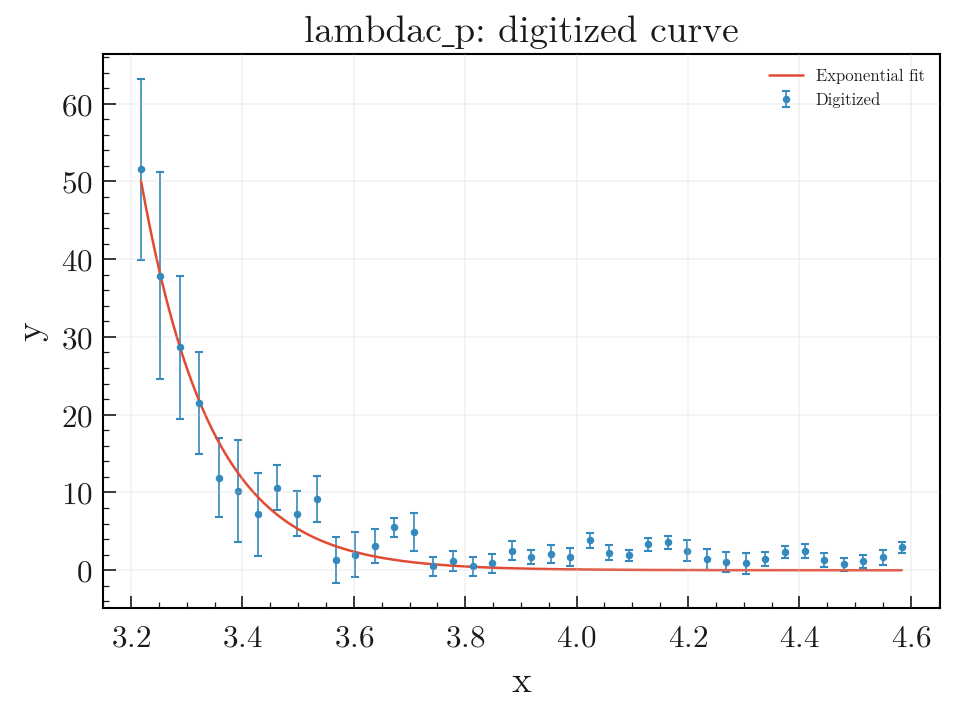
#> input picture inputs/digitized/lambdac_p_curve.png, 954 x 713 px, given in place of dsk.png, which was not available
$ python digitize.py
#> lines starting #> are read from the running program, lines starting #| are printed output that depends on the picture; after the words box and inside, x2 and y2 are one past the last pixel; in counts of white or black regions, pixels touching at a corner belong together; pictures that were not available may be replaced by others from this repository, and a replacement may not be noted
#!/usr/bin/env python3
"""Digitize invariant-mass spectra from reference plot images (run once; its curves are inputs of step 2).

Targets:
  inputs/digitize_plots/dsk.png      (black markers with errorbars)
  inputs/digitize_plots/lambdac_p.png (blue trace)

Writes inputs/digitized/ (JSON + CSV + overlay and curve PNGs). Run from the repository root:
  python3 inputs/digitize.py [--config config.yaml]
"""
from __future__ import annotations

import argparse
import json
from dataclasses import dataclass
from pathlib import Path

import matplotlib.pyplot as plt
import numpy as np
import pandas as pd
import yaml
from PIL import Image
from scipy import ndimage as ndi
from scipy.optimize import curve_fit

parser = argparse.ArgumentParser()
parser.add_argument("--config", default="config.yaml")
args = parser.parse_args()

with open(args.config) as _f:
    _cfg = yaml.safe_load(_f)

_d    = _cfg["digitize"]
_out = _figs = Path(__file__).resolve().parent / "digitized"
_out.mkdir(parents=True, exist_ok=True)


@dataclass
class SpectrumConfig:
    key: str
    image_path: Path
    color: str
    x_min: float
    x_max: float
    y_min: float
    y_max: float
    n_bins: int = 90
    min_pixels_per_col: int = 1
    inner_box_fracs: tuple | None = None


def _load_rgb(path):
    return np.asarray(Image.open(path).convert("RGB"), dtype=np.uint8)


def _detect_plot_box(rgb):
    gray = np.dot(rgb[..., :3], np.array([0.299, 0.587, 0.114]))
    dark = gray < 80.0
    row_thr = max(40, int(0.12 * dark.shape[1]))
    col_thr = max(40, int(0.12 * dark.shape[0]))
    row_idx = np.where(dark.sum(axis=1) >= row_thr)[0]
    col_idx = np.where(dark.sum(axis=0) >= col_thr)[0]
    if len(row_idx) == 0 or len(col_idx) == 0:
        raise RuntimeError("Could not infer plot box from axis lines.")
    y0, y1 = int(row_idx.min()), int(row_idx.max())
    x0, x1 = int(col_idx.min()), int(col_idx.max())
    pad = 2
    return x0 + pad, x1 - pad, y0 + pad, y1 - pad


def _apply_inner_box_fracs(box, fracs):
    if fracs is None:
        return box
    x0, x1, y0, y1 = box
    fx0, fx1, fy0, fy1 = fracs
    w, h = max(1, x1 - x0), max(1, y1 - y0)
    nx0 = max(x0, min(x0 + int(round(fx0 * w)), x1 - 1))
    nx1 = max(nx0 + 1, min(x0 + int(round(fx1 * w)), x1))
    ny0 = max(y0, min(y0 + int(round(fy0 * h)), y1 - 1))
    ny1 = max(ny0 + 1, min(y0 + int(round(fy1 * h)), y1))
    return nx0, nx1, ny0, ny1


def _color_mask(rgb, color):
    r, g, b = [rgb[..., i].astype(np.int16) for i in range(3)]
    if color == "red":
        return (r > 150) & (r - g > 45) & (r - b > 45)
    if color == "blue":
        return (b > 150) & (b - r > 45) & (b - g > 45)
    if color == "black":
        return (r < 70) & (g < 70) & (b < 70) & (np.abs(r - g) < 20) & (np.abs(r - b) < 20)
    raise ValueError(f"Unsupported color: {color}")


# [83 lines left out: function _digitize_trace, not called in this run]


def _extract_dsk_points(rgb, box):
    x0, x1, y0, y1 = box
    roi = rgb[y0:y1 + 1, x0:x1 + 1]
    black = _color_mask(roi, "black")
    red = _color_mask(roi, "red")
    if np.any(red):
        black &= ~ndi.binary_dilation(red, iterations=2)

    # Remove thin lines (error bars, axes) and keep compact marker cores.
    core = ndi.binary_opening(black, structure=np.ones((3, 3), dtype=bool))
    core = ndi.binary_closing(core, structure=np.ones((3, 3), dtype=bool))

    lab, n = ndi.label(core)
    if n <= 0:
        raise RuntimeError("No dsk marker candidates found.")
    objs = ndi.find_objects(lab)
    pts = []
    for i, s in enumerate(objs, start=1):
        if s is None:
            continue
        blob = lab[s] == i
        area = int(blob.sum())
        h = int(s[0].stop - s[0].start)
        w = int(s[1].stop - s[1].start)
        if area < 6 or area > 240:
            continue
        asp = max(w / max(h, 1), h / max(w, 1))
        if asp > 2.6:
            continue
        yy, xx = np.where(blob)
        cx = float(xx.mean() + s[1].start)
        cy = float(yy.mean() + s[0].start)
        pts.append((cx, cy))
    if len(pts) < 10:
        raise RuntimeError("Too few dsk marker candidates after filtering.")

    pts.sort(key=lambda t: t[0])
    merged = []
    for cx, cy in pts:
        if not merged or abs(cx - merged[-1][0]) > 8.0:
            merged.append([cx, cy, 1.0])
        else:
            m = merged[-1]
            wgt = m[2] + 1.0
            m[0] = (m[0] * m[2] + cx) / wgt
            m[1] = (m[1] * m[2] + cy) / wgt
            m[2] = wgt

    arr = np.asarray([[m[0], m[1]] for m in merged], dtype=float)
    x_px = arr[:, 0] + x0
    y_px = arr[:, 1] + y0

    # Estimate y-error from the vertical span of nearby black pixels in the full mask.
    yerr_px = np.empty_like(x_px)
    for i, (xp, yp) in enumerate(zip(x_px, y_px)):
        xr = int(np.clip(round(xp - x0), 0, black.shape[1] - 1))
        xl = max(0, xr - 1)
        xh = min(black.shape[1], xr + 2)
        ys = np.where(np.any(black[:, xl:xh], axis=1))[0]
        if ys.size == 0:
            yerr_px[i] = 1.0
            continue
        # Keep pixels local to the marker center to avoid distant text/axes.
        ys = ys[np.abs(ys - (yp - y0)) < 60]
        if ys.size == 0:
            yerr_px[i] = 1.0
            continue
        yerr_px[i] = max(1.0, 0.5 * float(ys.max() - ys.min()))

    x_norm = (x_px - x0) / max(1.0, x1 - x0)
    y_norm = 1.0 - (y_px - y0) / max(1.0, y1 - y0)
    yerr_norm = yerr_px / max(1.0, y1 - y0)
    df = (
        pd.DataFrame(
            {
                "x_px": x_px,
                "y_px": y_px,
                "yerr_px": yerr_px,
                "x_norm": x_norm,
                "y_norm": y_norm,
                "yerr_norm": yerr_norm,
            }
        )
        .sort_values("x_px", kind="mergesort")
        .reset_index(drop=True)
    )
    # Remove spurious points from the top-right panel label/graphics region.
    keep = ~((df["x_norm"] > 0.80) & (df["y_norm"] > 0.45))
    return df.loc[keep].reset_index(drop=True)


# [180 lines left out: functions _extract_red_histogram, _plot_overlay, _plot_curve, _estimate_trace_yerr_px, _add_physical_axes, not called in this run]


def _run_spectrum(scfg, out_data, out_figs):
    rgb = _load_rgb(scfg.image_path)
    box = _apply_inner_box_fracs(_detect_plot_box(rgb), scfg.inner_box_fracs)
#> in _detect_plot_box, `dark = gray < 80.0`:
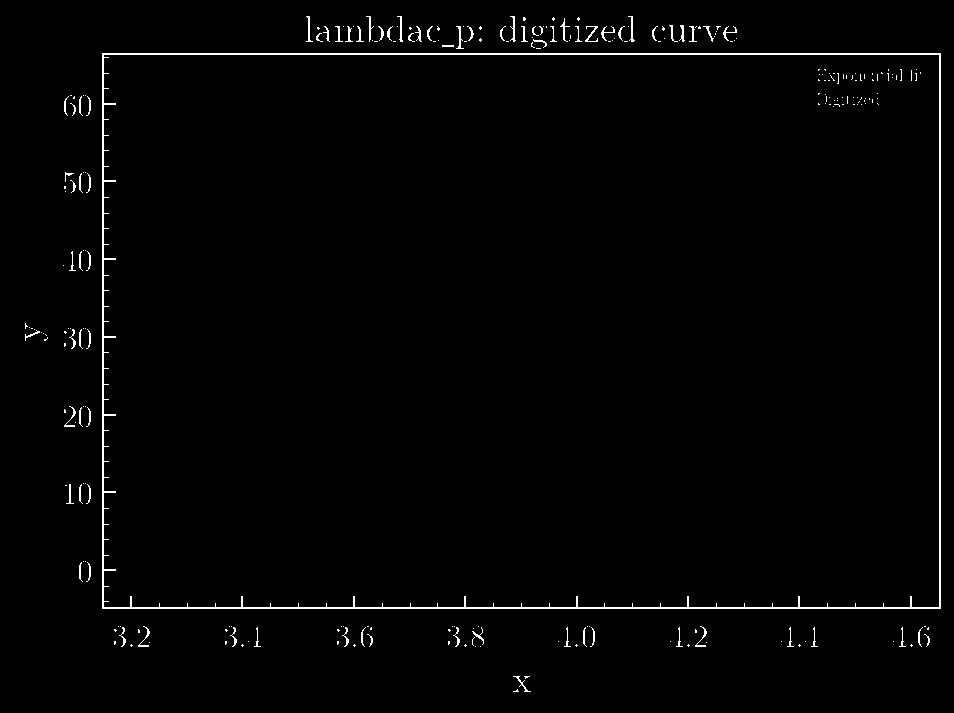
#> dark: shape (713, 954) bool; 1.4% white in thin lines or dots
#> in _detect_plot_box, `row_idx = np.where(dark.sum(axis=1) >= row_thr)[0]`: row_idx = [26, 41, 53, 54, 607, 608]
#> in _detect_plot_box, `col_idx = np.where(dark.sum(axis=0) >= col_thr)[0]`: col_idx = [79, 80, 89, 102, 103, 939, 940]
#> in _detect_plot_box, `y0, y1 = int(row_idx.min()), int(row_idx.max())`: y0 = 26; y1 = 608
#> in _detect_plot_box, `x0, x1 = int(col_idx.min()), int(col_idx.max())`: x0 = 79; x1 = 940
#> in _apply_inner_box_fracs, `x0, x1, y0, y1 = box`: x0 = 81; x1 = 938; y0 = 28; y1 = 606
#> in _apply_inner_box_fracs, `w, h = max(1, x1 - x0), max(1, y1 - y0)`: w = 857; h = 578
#> in _apply_inner_box_fracs, `nx0 = max(x0, min(x0 + int(round(fx0 * w)), x1 - 1))`: nx0 = 180
#> in _apply_inner_box_fracs, `nx1 = max(nx0 + 1, min(x0 + int(round(fx1 * w)), x1))`: nx1 = 938
#> in _apply_inner_box_fracs, `ny0 = max(y0, min(y0 + int(round(fy0 * h)), y1 - 1))`: ny0 = 28
#> in _apply_inner_box_fracs, `ny1 = max(ny0 + 1, min(y0 + int(round(fy1 * h)), y1))`: ny1 = 519
    if scfg.key == "dsk":
        pts = _extract_dsk_points(rgb, box)
    else:
        pts = _digitize_trace(rgb, box, scfg.color, scfg.n_bins, scfg.min_pixels_per_col)
    if scfg.key in {"lambdac_p", "dsk"} and "yerr_norm" not in pts.columns:
        yerr_px = _estimate_trace_yerr_px(pts, min_px=1.0)
        x0, x1, y0, y1 = box
        pts["yerr_px"] = yerr_px
        pts["yerr_norm"] = yerr_px / max(1.0, y1 - y0)
    pts = _add_physical_axes(pts, scfg)

    stem = scfg.key
    csv_path     = out_data / f"{stem}_digitized.csv"
    json_path    = out_data / f"{stem}_digitized.json"
    overlay_path = out_figs / f"{stem}_overlay.png"
    curve_path   = out_figs / f"{stem}_curve.png"

    bkg_df = None
    if scfg.key == "dsk":
        bkg_df = _extract_red_histogram(rgb, box, scfg)
        bkg_df.attrs["scfg_x_min"] = scfg.x_min
        bkg_df.attrs["scfg_x_max"] = scfg.x_max
        bkg_df.attrs["scfg_y_min"] = scfg.y_min
        bkg_df.attrs["scfg_y_max"] = scfg.y_max
        print(f"[dsk] background: {len(bkg_df)} bins digitized")

        # Interpolate background at each data point x and subtract.
        bkg_x_mid = bkg_df["x_mid"].to_numpy()
        bkg_y     = bkg_df["y"].to_numpy()
        data_x    = pts["x"].to_numpy()
        bkg_at_data = np.interp(data_x, bkg_x_mid, bkg_y,
                                left=bkg_y[0], right=bkg_y[-1])
        pts["y_raw"]    = pts["y"]
        pts["y_bkg"]    = bkg_at_data
        pts["y"]        = np.clip(pts["y"] - bkg_at_data, 0.0, None)

        bkg_df.to_csv(out_data / f"{stem}_background.csv", index=False)
        (out_data / f"{stem}_background.json").write_text(json.dumps({
            "key": f"{stem}_background",
            "n_bins": int(len(bkg_df)),
            "bins": bkg_df.to_dict(orient="records"),
        }, indent=2))
        print(f"[dsk] background → {out_data / f'{stem}_background.csv'}")

    pts.to_csv(csv_path, index=False)
    json_path.write_text(json.dumps({
        "key":          scfg.key,
        "image_path":   str(scfg.image_path),
        "axis_ranges":  {"x_min": scfg.x_min, "x_max": scfg.x_max, "y_min": scfg.y_min, "y_max": scfg.y_max},
        "plot_box_px":  {"x0": box[0], "x1": box[1], "y0": box[2], "y1": box[3]},
        "n_points":     int(len(pts)),
        "background_subtracted": scfg.key == "dsk",
        "points":       pts.to_dict(orient="records"),
    }, indent=2))

    _plot_overlay(rgb, box, pts, overlay_path, f"{stem}: extracted points overlay", bkg_df=bkg_df)
    xf, yf = _plot_curve(pts, curve_path, f"{stem}: digitized curve (bkg subtracted)" if scfg.key == "dsk" else f"{stem}: digitized curve", stem)
    if xf is not None and yf is not None:
        x_pts = pts["x"].to_numpy(float) if "x" in pts.columns else pts["x_norm"].to_numpy(float)
        pts["y_fit"] = np.interp(x_pts, xf, yf, left=0.0, right=0.0)
        pts.to_csv(csv_path, index=False)
    print(f"[{stem}] {len(pts)} points → {csv_path}, {overlay_path}, {curve_path}")
    return {"key": stem, "n_points": int(len(pts)),
            "csv": str(csv_path), "json": str(json_path)}


spectrum_configs = [
    SpectrumConfig(key="dsk",       image_path=Path(_d["dsk_plot"]),     color="black",
                   x_min=float(_d["dsk_x_min"]), x_max=float(_d["dsk_x_max"]),
                   y_min=float(_d["dsk_y_min"]), y_max=float(_d["dsk_y_max"]),
                   n_bins=90, inner_box_fracs=(0.115, 1, 0.0, 0.85)),
    SpectrumConfig(key="lambdac_p", image_path=Path(_d["lambdac_plot"]), color="blue",
                   x_min=float(_d["lambdac_x_min"]), x_max=float(_d["lambdac_x_max"]),
                   y_min=float(_d["lambdac_y_min"]), y_max=float(_d["lambdac_y_max"]),
                   n_bins=90, inner_box_fracs=(0.11, 1, 0.0, 0.96)),
]

results = [_run_spectrum(sc, _out, _figs)
           for sc in spectrum_configs]
#> in _run_spectrum, `box = _apply_inner_box_fracs(_detect_plot_box(rgb), scfg.inner_box_fra..`: box = (180, 938, 28, 519)
#> in _extract_dsk_points, `x0, x1, y0, y1 = box`: x0 = 180; x1 = 938; y0 = 28; y1 = 519
#> in _extract_dsk_points, `roi = rgb[y0:y1 + 1, x0:x1 + 1]`:
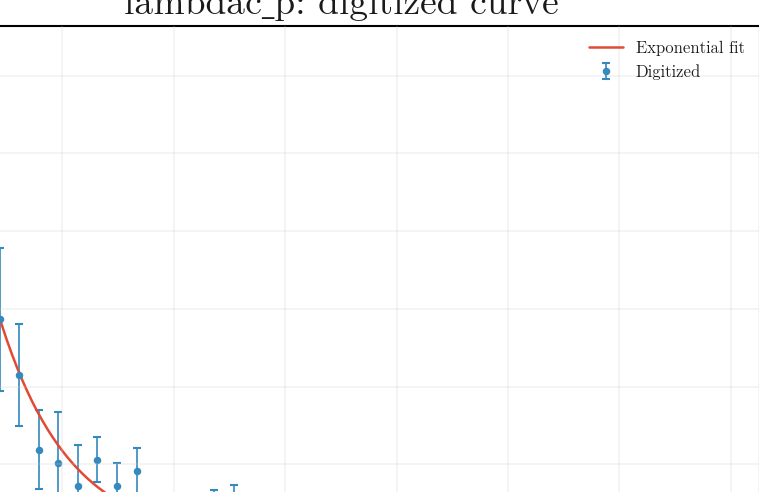
#> roi: shape (492, 759, 3); mean R, G, B 251.4, 251.5, 251.6
#> in _color_mask, `return (r < 70) & (g < 70) & (b < 70) & (np.abs(r - g) < 20) & (np.abs..`:
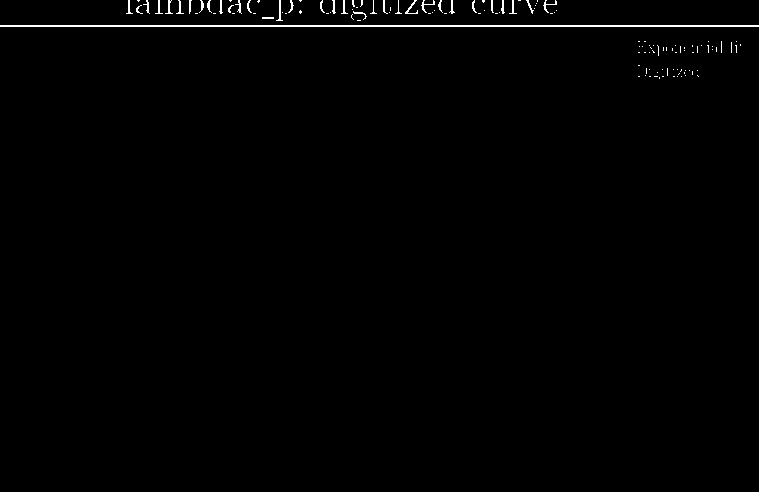
#> returned value: shape (492, 759) bool; 0.76% white in thin lines or dots, all inside (x1, y1, x2, y2) = (0, 0, 759, 79)
#> call 2 of _color_mask, with color = 'red'
#> in _color_mask (call 2), `return (r > 150) & (r - g > 45) & (r - b > 45)`:
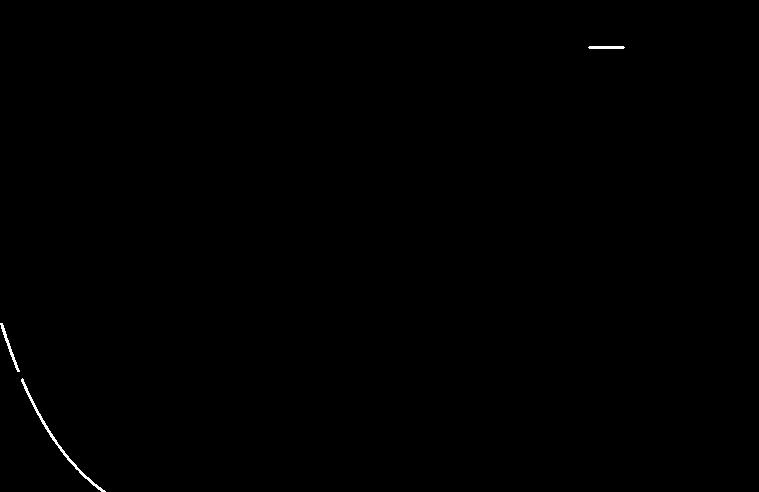
#> returned value: shape (492, 759) bool; 0.18% white in thin lines or dots, all inside (x1, y1, x2, y2) = (0, 46, 625, 492)
#> in _extract_dsk_points, `core = ndi.binary_opening(black, structure=np.ones((3, 3), dtype=bool))`:
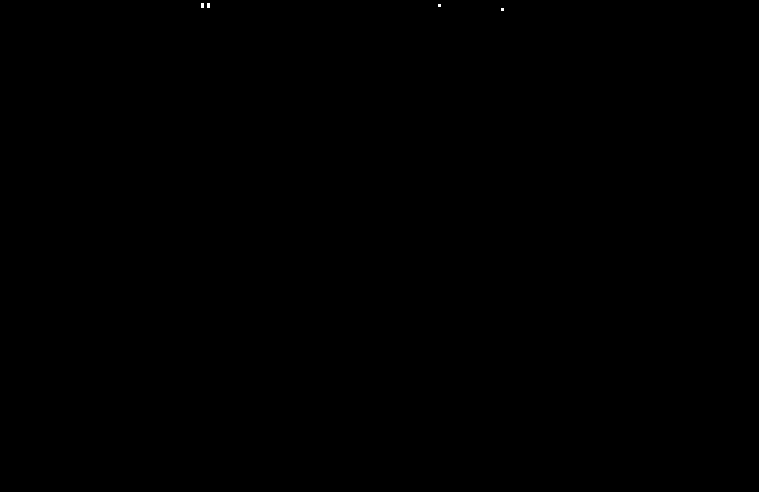
#> core: shape (492, 759) bool; 0.01% white; 4 white regions (4 under 20 px)
#> in _extract_dsk_points, `lab, n = ndi.label(core)`: lab: shape (492, 759) int32; 5 distinct labels, from 0 to 4
#> in _extract_dsk_points, `lab, n = ndi.label(core)`: n = 4
#> in _extract_dsk_points, `objs = ndi.find_objects(lab)`: objs = 4 items
#> the loop in _extract_dsk_points, `for i, s in enumerate(objs, start=1):` made 4 passes
#> (area, h, asp, yy, xx, cx, cy) on passes 1 to 2: (15, 5, 1.67, [0, 0, 0, 1, 1, 1, 2, 2, 2, 3, 3, 3, 4, 4, 4], [0, 1, 2, 0, 1, 2, 0, 1, 2, 0, 1, 2, 0, 1, 2], 202, 5), (15, 5, 1.67, [0, 0, 0, 1, 1, 1, 2, 2, 2, 3, 3, 3, 4, 4, 4], [0, 1, 2, 0, 1, 2, 0, 1, 2, 0, 1, 2, 0, 1, 2], 208, 5)
#> (blob, area, h, asp, yy, xx, cx, cy) on passes 3 to 4: ([[True, True, True], [True, True, True], [True, True, True]], 9, 3, 1, [0, 0, 0, 1, 1, 1, 2, 2, 2], [0, 1, 2, 0, 1, 2, 0, 1, 2], 439, 5), ([[True, True, True], [True, True, True], [True, True, True]], 9, 3, 1, [0, 0, 0, 1, 1, 1, 2, 2, 2], [0, 1, 2, 0, 1, 2, 0, 1, 2], 502, 9)
#> after the loop in _extract_dsk_points, `for i, s in enumerate(objs, start=1):`: pts = [(202, 5), (208, 5), (439, 5), (502, 9)]
#> (the run stopped early here; a loop or call above may not have finished)

$ run again, on inputs/digitized/lambdac_p_overlay.png
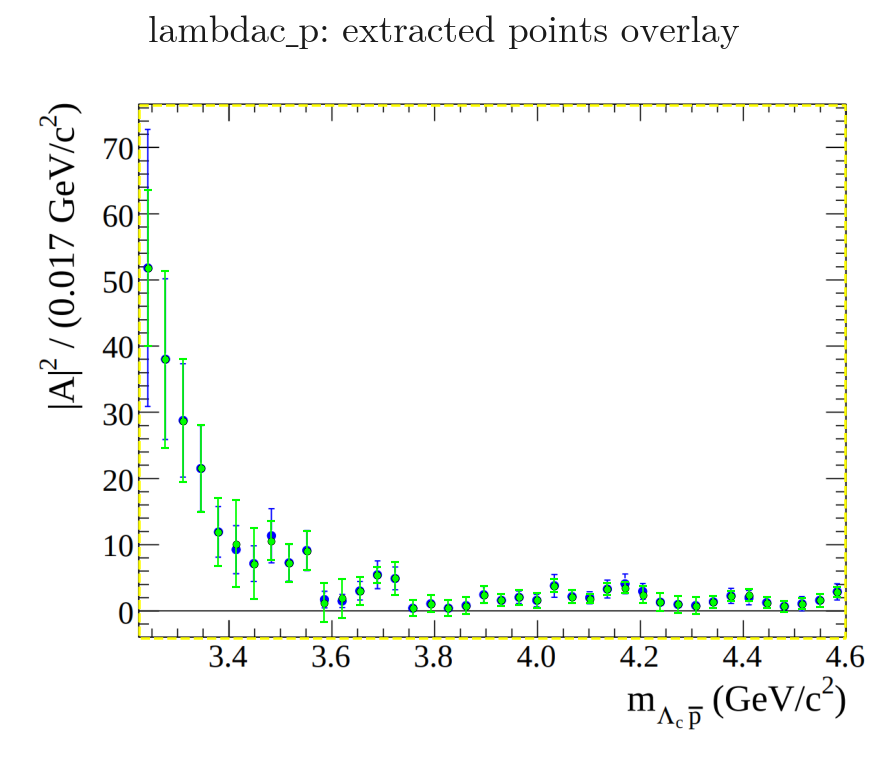
#> input picture inputs/digitized/lambdac_p_overlay.png, 887 x 762 px, given in place of dsk.png, which was not available
#> in _detect_plot_box, `dark = gray < 80.0`:
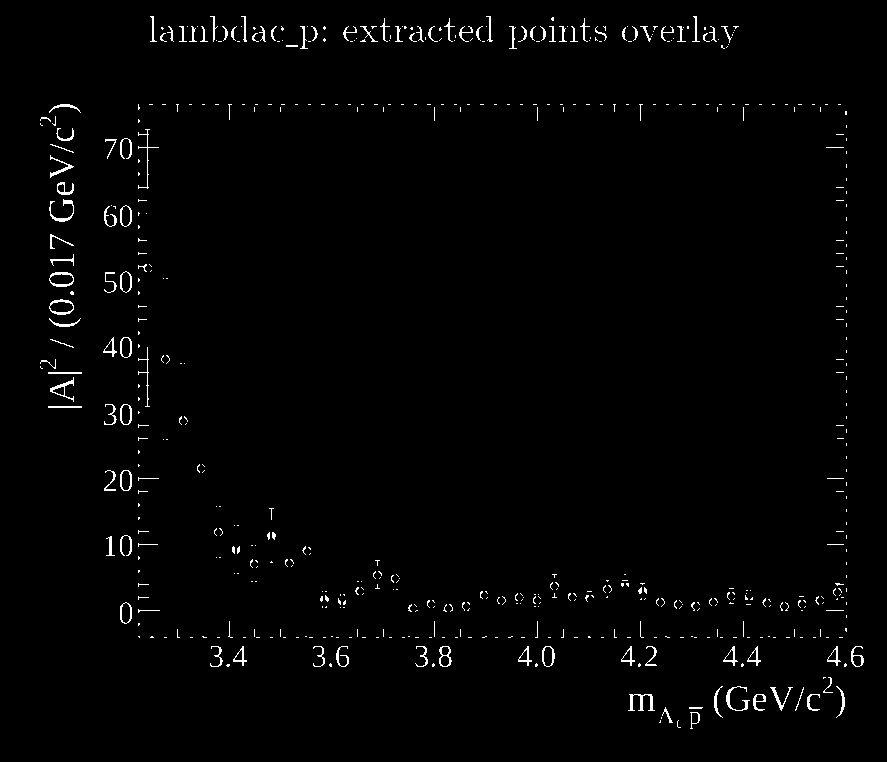
#> dark: shape (762, 887) bool; 1.4% white in thin lines or dots, all inside (x1, y1, x2, y2) = (40, 16, 864, 729)
#> row_idx = [26, 27, 28, 29, 32, 33, 39, 40, 41, 104, 637, 660, 661]
#> col_idx = [120, 121, 130, 131, 138, 147, 846]
#> in _detect_plot_box, `y0, y1 = int(row_idx.min()), int(row_idx.max())`: y0 = 26; y1 = 661
#> in _detect_plot_box, `x0, x1 = int(col_idx.min()), int(col_idx.max())`: x0 = 120; x1 = 846
#> in _apply_inner_box_fracs, `x0, x1, y0, y1 = box`: x0 = 122; x1 = 844; y0 = 28; y1 = 659
#> in _apply_inner_box_fracs, `w, h = max(1, x1 - x0), max(1, y1 - y0)`: w = 722; h = 631
#> nx0 = 205
#> nx1 = 844
#> ny0 = 28
#> ny1 = 564
#> box = (205, 844, 28, 564)
#> in _extract_dsk_points, `x0, x1, y0, y1 = box`: x0 = 205; x1 = 844; y0 = 28; y1 = 564
#> in _color_mask, `return (r < 70) & (g < 70) & (b < 70) & (np.abs(r - g) < 20) & (np.abs..`:
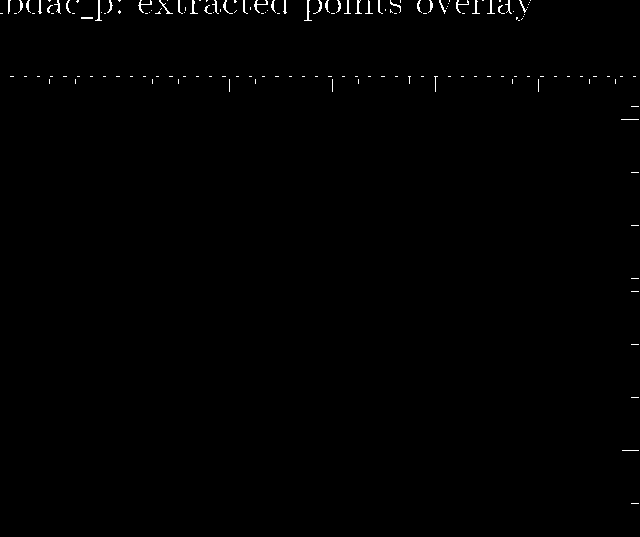
#> returned value: shape (537, 640) bool; 0.51% white in thin lines or dots
#> core: shape (537, 640) bool; 0.03% white; 8 white regions (8 under 20 px)
#> lab: shape (537, 640) int32; 9 distinct labels, from 0 to 8
#> n = 8
#> objs = 8 items
#> the loop in _extract_dsk_points, `for i, s in enumerate(objs, start=1):` made 8 passes
#> (area, h, asp, yy, xx, cx, cy) on passes 2 to 4: (15, 5, 1.67, [0, 0, 0, 1, 1, 1, 2, 2, 2, 3, 3, 3, 4, 4, 4], [0, 1, 2, 0, 1, 2, 0, 1, 2, 0, 1, 2, 0, 1, 2], 21, 5), (15, 5, 1.67, [0, 0, 0, 1, 1, 1, 2, 2, 2, 3, 3, 3, 4, 4, 4], [0, 1, 2, 0, 1, 2, 0, 1, 2, 0, 1, 2, 0, 1, 2], 27, 5), (15, 5, 1.67, [0, 0, 0, 1, 1, 1, 2, 2, 2, 3, 3, 3, 4, 4, 4], [0, 1, 2, 0, 1, 2, 0, 1, 2, 0, 1, 2, 0, 1, 2], 326, 5)
#> after the loop in _extract_dsk_points, `for i, s in enumerate(objs, start=1):`: pts = [(193, 2), (21, 5), (27, 5), (326, 5), (431, 5), (224, 5.5), (255, 5), (272, 5.5)]
